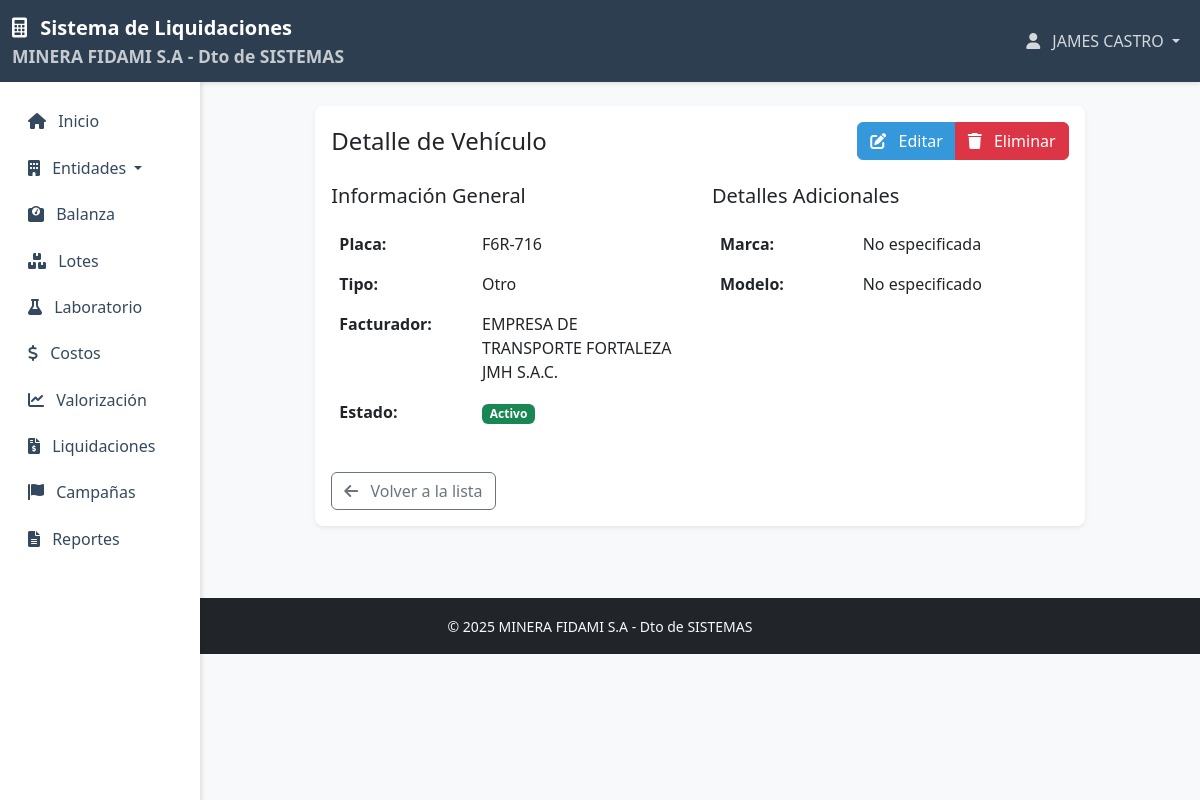
/entidades/vehiculos/2/ (signed in), run on the app's committed database.
### usuarios/models.py (models this page shows, shortened)
class Usuario(AbstractUser):
    ROLES = (
        ('planta', 'Planta'),
        ('laboratorio', 'Laboratorio'),
        ('comercial', 'Comercial'),
        ('administrador', 'Administrador'),
    )
    rol = models.CharField(max_length=20, choices=ROLES, default='planta')
    telefono = models.CharField(max_length=15, blank=True, null=True)
    direccion = models.TextField(blank=True, null=True)
    groups = models.ManyToManyField(
        'auth.Group',
        related_name='usuario_set',
        blank=True,
        help_text='The groups this user belongs to. A user will get all permissions granted to each of their groups.',
        verbose_name='groups',
    )
    user_permissions = models.ManyToManyField(
        'auth.Permission',
        related_name='usuario_set',
        blank=True,
        help_text='Specific permissions for this user.',
        verbose_name='user permissions',
    )
    class Meta:
        verbose_name = 'Usuario'
        verbose_name_plural = 'Usuarios'

### entidades/models.py (models this page shows, shortened)
class Vehiculo(models.Model):
    TIPOS = (
        ('camion', 'Camión'),
        ('volquete', 'Volquete'),
        ('otro', 'Otro'),
    )
    placa = models.CharField(max_length=10, unique=True)
    tipo = models.CharField(max_length=20, choices=TIPOS)
    facturador = models.ForeignKey(Facturador, on_delete=models.CASCADE, related_name='vehiculos')
    marca = models.CharField(max_length=50, blank=True, null=True)
    modelo = models.CharField(max_length=50, blank=True, null=True)
    observacion = models.TextField(blank=True, null=True)
    fecha_creacion = models.DateTimeField(auto_now_add=True)
    fecha_actualizacion = models.DateTimeField(auto_now=True)
    estado = models.BooleanField(default=True)
    class Meta:
        verbose_name = 'Vehículo'
        verbose_name_plural = 'Vehículos'

class Facturador(models.Model):
    TIPOS = (
        ('empresa', 'Empresa'),
        ('acopio', 'Acopio'),
        ('contrata', 'Contrata'),
        ('sociedad', 'Sociedad'),
        ('transportista', 'Transportista'),
        ('otro', 'Otro'),
    )
    BANCOS = (
        ('bcp', 'BCP'),
        ('bbva', 'BBVA'),
        ('interbank', 'Interbank'),
        ('scotiabank', 'Scotiabank'),
        ('nacion', 'Nación'),
        ('pichincha', 'Pichincha'),
        ('mibanco', 'Mibanco'),
        ('creditea', 'Creditea'),
        ('banbif', 'BanBif'),
        ('falabella', 'Falabella'),
        ('azteca', 'Azteca'),
        ('gnb', 'GNB'),
        ('otro', 'Otro'),
    )
    razon_social = models.CharField(max_length=200)
    ruc = models.CharField(max_length=11, unique=True)
    tipo = models.CharField(max_length=20, choices=TIPOS)
    direccion = models.TextField(blank=True, null=True)
    telefono = models.CharField(max_length=15, blank=True, null=True)
    correo = models.EmailField(blank=True, null=True)
    observacion = models.TextField(blank=True, null=True)
    banco = models.CharField(max_length=50, choices=BANCOS, blank=True, null=True, verbose_name='Banco')
    numero_cuenta_bancaria = models.CharField(max_length=30, blank=True, null=True, verbose_name='Número de Cuenta Bancaria')
    fecha_creacion = models.DateTimeField(auto_now_add=True)
    fecha_actualizacion = models.DateTimeField(auto_now=True)
    estado = models.BooleanField(default=True)
    class Meta:
        verbose_name = 'Facturador'
        verbose_name_plural = 'Facturadores'
    def __str__(self):
        return self.razon_social

### entidades/views.py (the view)
# urls.py: path('vehiculos/<int:pk>/', views.vehiculo_detail, name='vehiculo_detail'),
@permission_required('entidades.view_vehiculo', raise_exception=True)
def vehiculo_detail(request, pk):
    vehiculo = get_object_or_404(Vehiculo, pk=pk)
    context = {
        'object': vehiculo,
    }
    return render(request, 'entidades/vehiculo_detail.html', context)

### templates/entidades/vehiculo_detail.html (shortened to what this page needs)
{% extends 'base.html' %}
{% block content %}
<div class="container-fluid py-4">
    <div class="row justify-content-center">
        <div class="col-md-10">
            <div class="card border-0 shadow-sm">
                <div class="card-body">
                    <div class="d-flex justify-content-between align-items-center mb-4">
                        <h4 class="card-title mb-0">Detalle de Vehículo</h4>
                        <div class="btn-group">
                            <a href="{% url 'entidades:vehiculo_update' object.pk %}" class="btn btn-primary">
                                <i class="fas fa-edit me-2"></i>
                                Editar
                            </a>
                            <a href="{% url 'entidades:vehiculo_delete' object.pk %}" class="btn btn-danger">
                                <i class="fas fa-trash me-2"></i>
                                Eliminar
                            </a>
                        </div>
                    </div>
                    <div class="row">
                        <div class="col-md-6">
                            <h5 class="mb-3">Información General</h5>
                            <table class="table table-borderless">
                                <tr>
                                    <th style="width: 40%">Placa:</th>
                                    <td>{{ object.placa }}</td>
                                </tr>
                                <tr>
                                    <th>Tipo:</th>
                                    <td>{{ object.get_tipo_display }}</td>
                                </tr>
                                <tr>
                                    <th>Facturador:</th>
                                    <td>{{ object.facturador }}</td>
                                </tr>
                                <tr>
                                    <th>Estado:</th>
                                    <td>
                                        {% if object.estado %}
                                            <span class="badge bg-success">Activo</span>
                                        {% else %}
                                            <span class="badge bg-danger">Inactivo</span>
                                        {% endif %}
                                    </td>
                                </tr>
                            </table>
                        </div>
                        <div class="col-md-6">
                            <h5 class="mb-3">Detalles Adicionales</h5>
                            <table class="table table-borderless">
                                <tr>
                                    <th style="width: 40%">Marca:</th>
                                    <td>{{ object.marca|default:"No especificada" }}</td>
                                </tr>
                                <tr>
                                    <th>Modelo:</th>
                                    <td>{{ object.modelo|default:"No especificado" }}</td>
                                </tr>
                            </table>
                        </div>
                    </div>
                    <div class="mt-4">
                        <a href="{% url 'entidades:vehiculo_list' %}" class="btn btn-outline-secondary">
                            <i class="fas fa-arrow-left me-2"></i>
                            Volver a la lista
                        </a>
                    </div>
                </div>
            </div>
        </div>
    </div>
</div>
{% endblock %}

### templates/base.html (shortened to what this page needs)
<!DOCTYPE html>
<html lang="es">
<head>
    <link href="https://cdn.jsdelivr.net/npm/bootstrap@5.3.0/dist/css/bootstrap.min.css" rel="stylesheet">
    <link href="https://cdnjs.cloudflare.com/ajax/libs/font-awesome/6.0.0/css/all.min.css" rel="stylesheet">
</head>
<body>
    <nav class="navbar navbar-expand-lg navbar-dark">
        <div class="container-fluid">
            <a class="navbar-brand" href="{% url 'home' %}">
                <i class="fas fa-calculator me-2"></i>
                Sistema de Liquidaciones
                <div class="small text-light opacity-75">MINERA FIDAMI S.A - Dto de SISTEMAS</div>
            </a>
            <div class="collapse navbar-collapse" id="navbarNav">
                <ul class="navbar-nav ms-auto mb-2 mb-lg-0">
                    {% if user.is_authenticated %}
                    <li class="nav-item dropdown d-none d-lg-block">
                        <a class="nav-link dropdown-toggle" href="#" id="userDropdownDesktop" role="button" data-bs-toggle="dropdown">
                            <i class="fas fa-user me-2"></i>
                            {{ user.get_full_name }}
                        </a>
                    </li>
                    {% else %}
                    <li class="nav-item">
                        <a class="nav-link" href="{% url 'login' %}">Iniciar Sesión</a>
                    </li>
                    {% endif %}
                </ul>
            </div>
        </div>
    </nav>
    <div class="container-fluid">
        <div class="row">
            {% if user.is_authenticated %}
            <div class="col-md-3 col-lg-2 d-md-block sidebar collapse">
                <div class="position-sticky">
                    <ul class="nav flex-column">
                        <li class="nav-item">
                            <a class="nav-link {% if request.resolver_match.url_name == 'home' %}active{% endif %}" href="{% url 'home' %}">
                                <i class="fas fa-home me-2"></i>
                                Inicio
                            </a>
                        </li>
                        <li class="nav-item dropdown">
                            <a class="nav-link dropdown-toggle" href="#" id="entidadesDropdown" role="button" data-bs-toggle="dropdown">
                                <i class="fas fa-building me-2"></i>
                                Entidades
                            </a>
                        </li>
                        <li class="nav-item">
                            <a class="nav-link" href="{% url 'balanza:balanza_list' %}">
                                <i class="fas fa-weight me-2"></i>
                                Balanza
                            </a>
                        </li>
                        <li class="nav-item">
                            <a class="nav-link" href="{% url 'lotes:lote_list' %}">
                                <i class="fas fa-boxes me-2"></i>
                                Lotes
                            </a>
                        </li>
                        <li class="nav-item">
                            <a class="nav-link" href="{% url 'laboratorio:ley_list' %}">
                                <i class="fas fa-flask me-2"></i>
                                Laboratorio
                            </a>
                        </li>
                        <li class="nav-item">
                            <a class="nav-link" href="{% url 'costos:costo_list' %}">
                                <i class="fas fa-dollar-sign me-2"></i>
                                Costos
                            </a>
                        </li>
                        <li class="nav-item">
                            <a class="nav-link" href="{% url 'valorizacion:valorizacion_list' %}">
                                <i class="fas fa-chart-line me-2"></i>
                                Valorización
                            </a>
                        </li>
                        <li class="nav-item">
                            <a class="nav-link" href="{% url 'liquidaciones:liquidacion_list' %}">
                                <i class="fas fa-file-invoice-dollar me-2"></i>
                                Liquidaciones
                            </a>
                        </li>
                        <li class="nav-item">
                            <a class="nav-link" href="{% url 'lotes:campana_list' %}">
                                <i class="fas fa-flag me-2"></i>
                                Campañas
                            </a>
                        </li>
                        <li class="nav-item">
                            <a class="nav-link" href="{% url 'reportes:reporte_list' %}">
                                <i class="fas fa-file-alt me-2"></i>
                                Reportes
                            </a>
                        </li>
                    </ul>
                </div>
            </div>
            {% endif %}
            <main class="{% if user.is_authenticated %}col-md-9 ms-sm-auto col-lg-10 px-md-4{% else %}col-12{% endif %}">
                {% block content %}{% endblock %}
            </main>
        </div>
    </div>
    <footer class="bg-dark text-light py-3 mt-5">
        <div class="container-fluid">
            <div class="row">
                <div class="col-12 text-center">
                    <small>&copy; 2025 MINERA FIDAMI S.A - Dto de SISTEMAS</small>
                </div>
            </div>
        </div>
    </footer>
</body>
</html>

### templates/base.html (style rules this page uses)
:root { --primary-color: #2c3e50; --secondary-color: #34495e; --accent-color: #3498db; }
body { font-family: 'Segoe UI', Tahoma, Geneva, Verdana, sans-serif; background-color: #f8f9fa; }
.navbar { background-color: var(--primary-color); box-shadow: 0 2px 4px rgba(0,0,0,0.1); }
.navbar-brand { color: white !important; font-weight: bold; }
.nav-link { color: rgba(255,255,255,0.8) !important; }
.sidebar { background-color: white; box-shadow: 2px 0 4px rgba(0,0,0,0.1); height: calc(100vh - 56px); position: fixed; padding-top: 1rem; }
.sidebar .nav-link { color: var(--secondary-color) !important; padding: 0.5rem 1rem; margin: 0.2rem 0; border-radius: 0.25rem; }
.card { border: none; box-shadow: 0 2px 4px rgba(0,0,0,0.1); border-radius: 0.5rem; }
.btn-primary { background-color: var(--accent-color); border-color: var(--accent-color); }

### data on the page
Usuario: get_full_name "JAMES CASTRO"
Vehiculo: placa "F6R-716", tipo "Otro", facturador "EMPRESA DE TRANSPORTE FORTALEZA JMH S.A.C.", marca "No especificada", modelo "No especificado"
